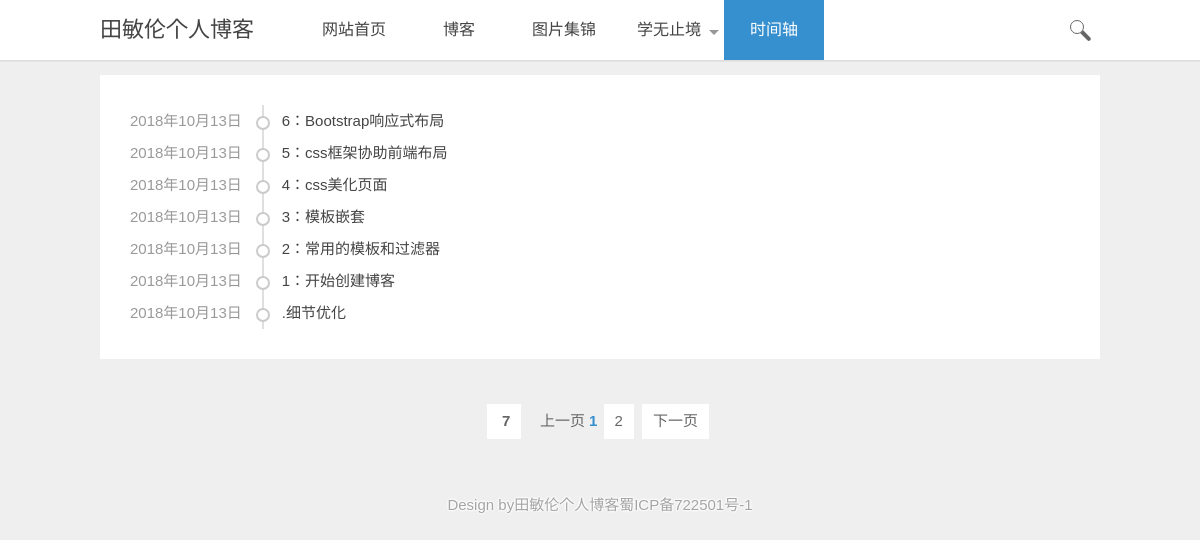
The page /blog/time/ on the database as committed earlier.
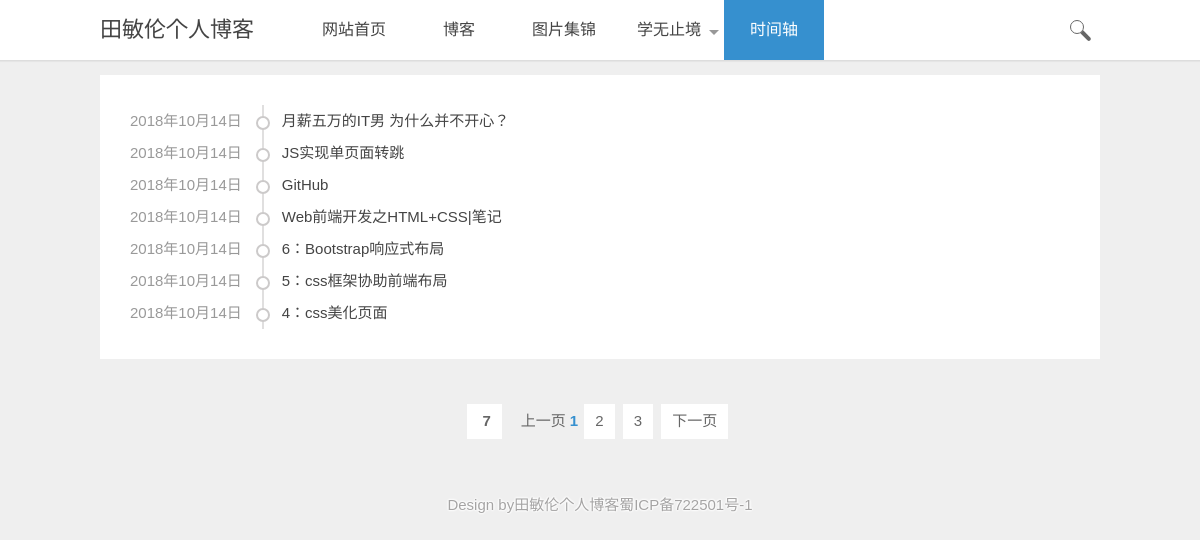
The same page on the database as committed later.
### myblog/models.py (models this page shows, shortened)
class Blog(models.Model):
    title = models.CharField(max_length=20,verbose_name='标题')
    content = RichTextUploadingField(verbose_name='内容')
    blog_type = models.ForeignKey(BlogType, on_delete=models.DO_NOTHING,verbose_name='类型')
    reader_num = models.IntegerField(default=0)
    author = models.ForeignKey(User, on_delete=models.DO_NOTHING, verbose_name='作者')
    created_time = models.DateTimeField(auto_now_add=True,verbose_name='修改时间')
    last_time = models.DateTimeField(auto_now=True,verbose_name='创建时间')
    class Meta:
        ordering = ['-created_time']

### myblog/views.py (the view)
# urls.py: path('time/', views.time, name="time"),
def time(request):
    blog_of_list = Blog.objects.all()
    context = get_public_common_date(request, blog_of_list)
    return render_to_response('blog/time.html', context)

### myblog/templates/blog/time.html (shortened to what this page needs)
{% extends 'base.html' %}
{% load staticfiles %}
{% block head_extends %}
    <link href="../../../static/css/base.css" rel="stylesheet">
    <link href="../../../static/css/time.css" rel="stylesheet">
    <link href="../../../static/css/m.css" rel="stylesheet">
{% endblock %}
{% block context %}
    <article style="margin-top: 5em;">
  <div class="timebox">
    <ul>
        {% for blog in blogs %}
            <li><span>{{ blog.last_time|date:"Y年m月d日" }}</span><i><a href="{% url 'info' blog.pk %}">{{ blog.title }}</a></i></li>
        {% empty %}
            <p>--暂无博客--</p>
        {% endfor %}
    </ul>
  </div>
        <div class="pagelist">
        <a title="Total record">&nbsp;<b>{{ blogs.count }}</b> </a>&nbsp;&nbsp;&nbsp;
        {% if page_of_blogs.has_previous %}
            <a href="?page={{ page_of_blogs.previous_page_number }}">上一页</a>&nbsp;
        {% else %}
            <span>上一页</span>
        {% endif %}
        {% for page in page_range %}
            {% if page == page_of_blogs.number %}
                <span><b style="color: #3690cf;">{{ page }}</b></span>
            {% else %}
                {% if page == '...' %}
                    <span>{{ page }}</span>
                 {% else %}
                    <a href="?page={{ page }}">{{ page }}</a>
                 {% endif %}
            {% endif %}
        {% endfor %}
        {% if page_of_blogs.has_next %}
            <a href="?page={{ page_of_blogs.next_page_number }}">下一页</a>&nbsp;
        {% else %}
            <span>下一页</span>
        {% endif %}
</article>
<footer>
  <p>Design by田敏伦个人博客蜀ICP备722501号-1</p>
</footer>
{% endblock %}

Rows that differ between the two databases and show on the page:
no longer on this page (row edited): Blog: last_time "2018年10月13日", title "3：模板嵌套"
no longer on this page (row unchanged): Blog: last_time "2018年10月13日", title "2：常用的模板和过滤器"
no longer on this page (row edited): Blog: last_time "2018年10月13日", title "1：开始创建博客"
no longer on this page (row unchanged): Blog: last_time "2018年10月13日", title ".细节优化"
added Blog: last_time "2018年10月14日", title "月薪五万的IT男 为什么并不开心？"
added Blog: last_time "2018年10月14日", title "JS实现单页面转跳"
added Blog: last_time "2018年10月14日", title "GitHub"
added Blog: last_time "2018年10月14日", title "Web前端开发之HTML+CSS|笔记"
changed Blog "6：Bootstrap响应式布局": last_time "2018年10月13日" → "2018年10月14日"
changed Blog "5：css框架协助前端布局": last_time "2018年10月13日" → "2018年10月14日"
changed Blog "4：css美化页面": last_time "2018年10月13日" → "2018年10月14日"
Other text that changed with them:
new list line: "3"
